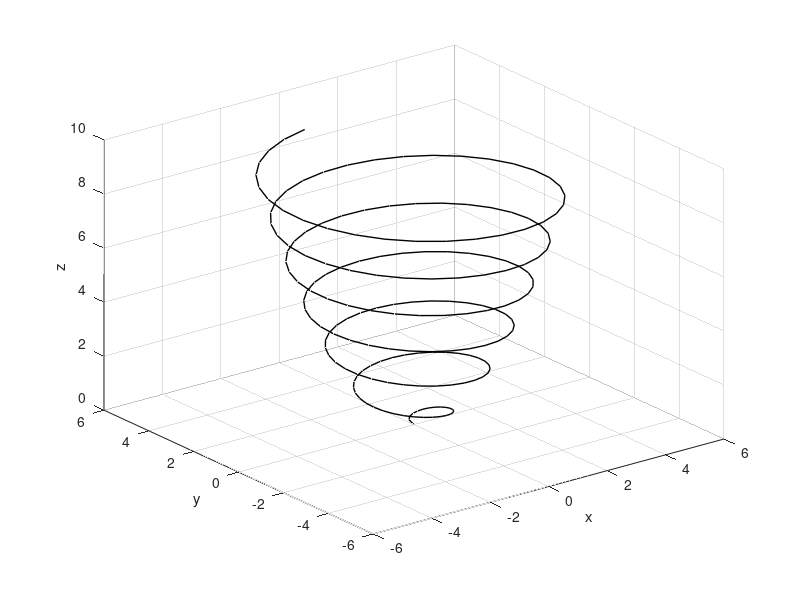

MATLAB code to generate this figure:
t=0:0.1:6*pi;
x=sqrt(t).*sin(2*t);
y=sqrt(t).*cos(2*t);
z=0.5*t;
plot3(x,y,z,'k','linewidth',1)
grid on
xlabel('x'); ylabel('y'); zlabel('z')